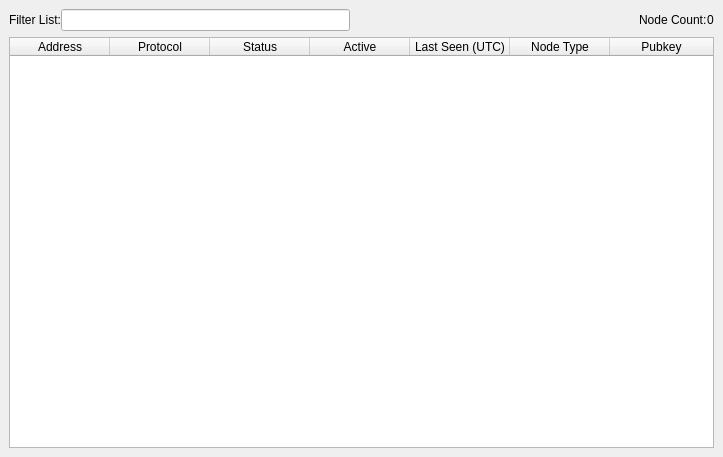
<?xml version="1.0" encoding="UTF-8"?>
<ui version="4.0">
 <class>MasternodeListAll</class>
 <widget class="QWidget" name="MasternodeListAll">
  <property name="geometry">
   <rect>
    <x>0</x>
    <y>0</y>
    <width>723</width>
    <height>457</height>
   </rect>
  </property>
  <property name="windowTitle">
   <string>Form</string>
  </property>
  <layout class="QVBoxLayout" name="topLayout">
   <property name="spacing">
    <number>0</number>
   </property>
   <property name="leftMargin">
    <number>9</number>
   </property>
   <property name="topMargin">
    <number>9</number>
   </property>
   <property name="rightMargin">
    <number>9</number>
   </property>
   <property name="bottomMargin">
    <number>9</number>
   </property>
   <item>
    <layout class="QVBoxLayout" name="verticalLayout">
     <property name="bottomMargin">
      <number>0</number>
     </property>
     <item>
      <spacer name="horizontalSpacer0">
       <property name="orientation">
        <enum>Qt::Horizontal</enum>
       </property>
       <property name="sizeHint" stdset="0">
        <size>
         <width>40</width>
         <height>0</height>
        </size>
       </property>
      </spacer>
     </item>
     <item>
      <layout class="QHBoxLayout" name="horizontalLayout_3">
       <property name="bottomMargin">
        <number>6</number>
       </property>
       <item>
        <widget class="QLabel" name="label_filter">
         <property name="text">
          <string>Filter List:</string>
         </property>
        </widget>
       </item>
       <item>
        <widget class="QLineEdit" name="filterLineEdit">
         <property name="toolTip">
          <string>Filter masternode list</string>
         </property>
        </widget>
       </item>
       <item>
        <spacer name="horizontalSpacer_3">
         <property name="orientation">
          <enum>Qt::Horizontal</enum>
         </property>
         <property name="sizeHint" stdset="0">
          <size>
           <width>10</width>
           <height>20</height>
          </size>
         </property>
        </spacer>
       </item>
       <item>
        <widget class="QLabel" name="label_count">
         <property name="text">
          <string>Node Count:</string>
         </property>
        </widget>
       </item>
       <item>
        <widget class="QLabel" name="countLabel">
         <property name="text">
          <string>0</string>
         </property>
        </widget>
       </item>
      </layout>
     </item>
     <item>
      <widget class="QTableWidget" name="tableWidgetMasternodes">
       <property name="palette">
        <palette>
         <active>
          <colorrole role="Text">
           <brush brushstyle="SolidPattern">
            <color alpha="255">
             <red>51</red>
             <green>51</green>
             <blue>51</blue>
            </color>
           </brush>
          </colorrole>
         </active>
         <inactive>
          <colorrole role="Text">
           <brush brushstyle="SolidPattern">
            <color alpha="255">
             <red>51</red>
             <green>51</green>
             <blue>51</blue>
            </color>
           </brush>
          </colorrole>
         </inactive>
         <disabled>
          <colorrole role="Text">
           <brush brushstyle="SolidPattern">
            <color alpha="255">
             <red>85</red>
             <green>85</green>
             <blue>85</blue>
            </color>
           </brush>
          </colorrole>
         </disabled>
        </palette>
       </property>
       <property name="editTriggers">
        <set>QAbstractItemView::NoEditTriggers</set>
       </property>
       <property name="alternatingRowColors">
        <bool>true</bool>
       </property>
       <property name="selectionBehavior">
        <enum>QAbstractItemView::SelectRows</enum>
       </property>
       <property name="sortingEnabled">
        <bool>true</bool>
       </property>
       <attribute name="horizontalHeaderStretchLastSection">
        <bool>true</bool>
       </attribute>
       <attribute name="verticalHeaderVisible">
        <bool>false</bool>
       </attribute>
       <column>
        <property name="text">
         <string>Address</string>
        </property>
       </column>
       <column>
        <property name="text">
         <string>Protocol</string>
        </property>
       </column>
       <column>
        <property name="text">
         <string>Status</string>
        </property>
       </column>
       <column>
        <property name="text">
         <string>Active</string>
        </property>
       </column>
       <column>
        <property name="text">
         <string>Last Seen (UTC)</string>
        </property>
       </column>
       <column>
        <property name="text">
         <string>Node Type</string>
        </property>
       </column>
       <column>
        <property name="text">
         <string>Pubkey</string>
        </property>
       </column>
      </widget>
     </item>
    </layout>
   </item>
  </layout>
 </widget>
 <resources/>
 <connections/>
</ui>
